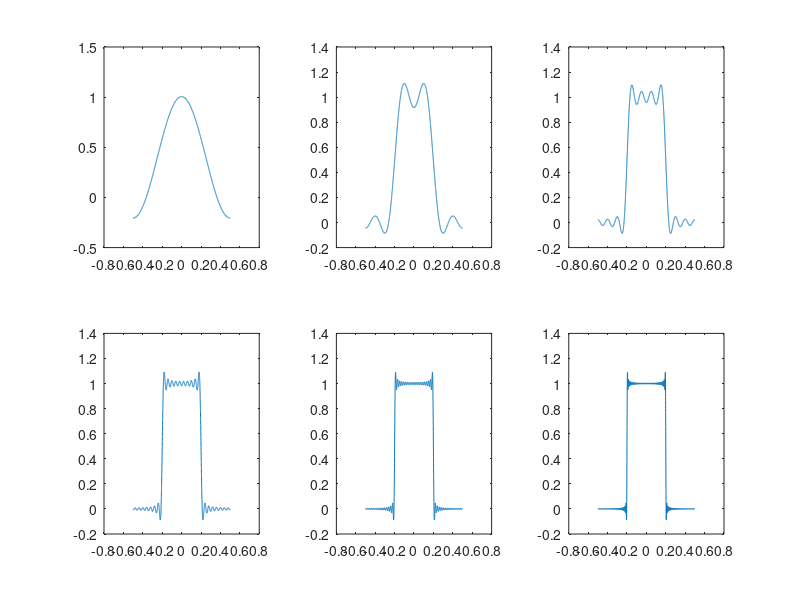

Recreate this plot in MATLAB.
clear all; close all;
P=1; J_max=100;
Delta=P/(50*J_max);
k=[1:100];
b(1)=2/5;
b(2:101)=2*2*sin(k*2*pi/5)./(k*2*pi);
t=[-P/2:Delta:P/2];
x_j(1,:)=b(1)*cos(t*0*2*pi/P);
for j=2:101
    x_j(j,:)=x_j(j-1,:)+b(j)*cos(t*(j-1)*2*pi/P);
end
subplot(2,3,1), plot(t,x_j(2,:))
subplot(2,3,2), plot(t,x_j(6,:))
subplot(2,3,3), plot(t,x_j(11,:))
subplot(2,3,4), plot(t,x_j(26,:))
subplot(2,3,5), plot(t,x_j(51,:))
subplot(2,3,6), plot(t,x_j(101,:))